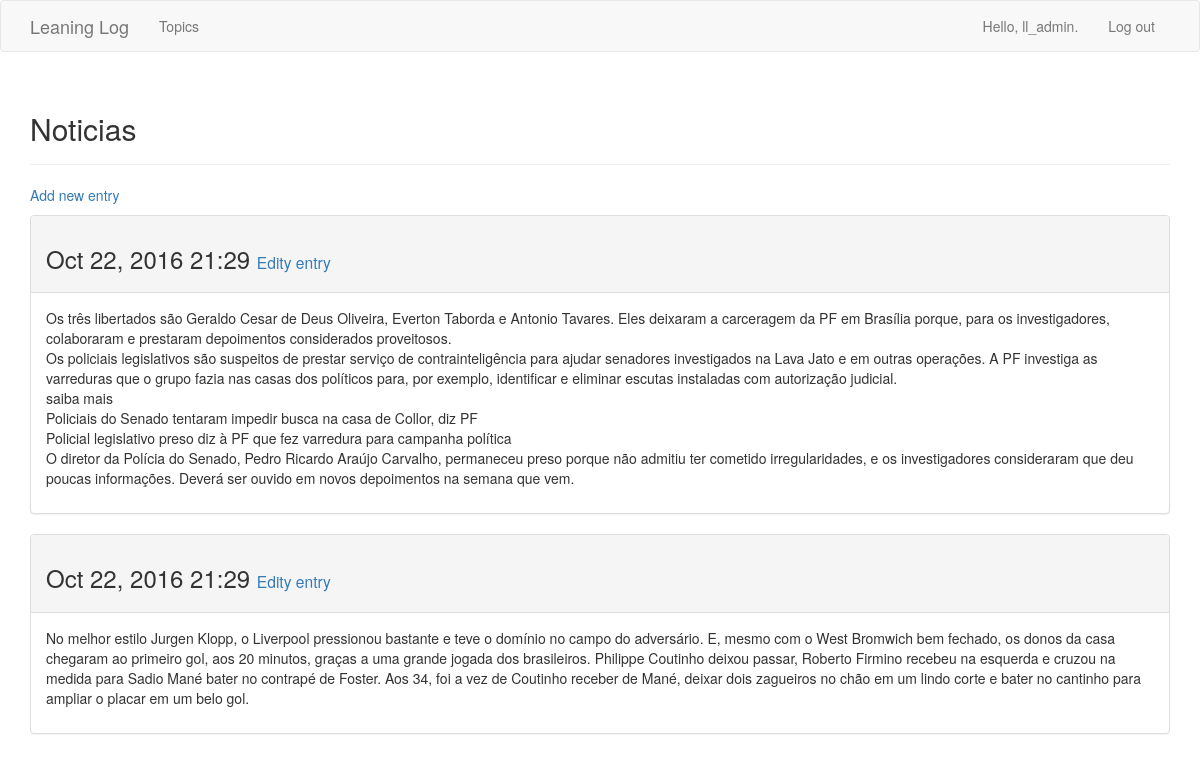
The page /topics/3/ (signed in) on the database its author committed.
### learning_logs/models.py (models this page shows, shortened)
class Topic(models.Model):
    text = models.CharField(max_length = 200)
    date_added = models.DateTimeField(auto_now_add = True)
    owner = models.ForeignKey(User)
    def __str__(self):
        return self.text

class Entry(models.Model):
    topic = models.ForeignKey(Topic)
    text = models.TextField()
    date_added = models.DateTimeField(auto_now_add = True)
    class Meta:
        verbose_name_plural = 'entries'

### learning_logs/views.py (the view)
# urls.py: url(r'^topics/(?P<topic_id>\d+)/$', views.topic, name='topic'),
@login_required
def topic(request, topic_id):
    topic = Topic.objects.get(id = topic_id)
    if topic.owner != request.user:
        raise Http404
    entries = topic.entry_set.order_by('-date_added')
    context = {'topic': topic, 'entries': entries}
    return render(request, 'learning_logs/topic.html', context)

### learning_logs/templates/learning_logs/topic.html
{% extends "learning_logs/base.html" %}
{% block header %}
    <h2>{{ topic }}</h2>
{% endblock %}
{% block content %}
    <p>
        <a href="{% url 'learning_logs:new_entry' topic.id %}">Add new entry</a>
    </p>
    {% for entry in entries %}
        <div class="panel panel-default">
            <div class="panel-heading">
                <h3>
                    {{ entry.date_added|date:'M d, Y H:i' }}
                    <small>
                        <a href="{% url 'learning_logs:edit_entry' entry.id %}">Edity entry</a>
                    </small>
                </h3>
            </div>
            <div class="panel-body">
                {{ entry.text|linebreaks }}
            </div>
        </div>
    {% empty %}
        There are no entries for this topic yet.
    {% endfor %}
{% endblock content %}

### learning_logs/templates/learning_logs/base.html (shortened to what this page needs)
{% load bootstrap3 %}
<html lang="en">
<head>
    {% bootstrap_css %}
</head>
<body>
    <nav class="navbar navbar-default navbar-startic-top">
        <div class="container">
            <div class="navbar-header">
                <a class="navbar-brand" href="{% url 'learning_logs:index' %}">Leaning Log</a>
            </div>
            <div id="navbar" class="navbar-collapse collapse">
                <ul class="nav navbar-nav">
                    <li><a href="{% url 'learning_logs:topics' %}">Topics</a></li>
                </ul>
                <ul class="nav navbar-nav navbar-right">
                    {% if user.is_authenticated %}
                        <li><a>Hello, {{ user.username }}.</a></li>
                        <li><a href="{% url 'users:logout' %}">Log out</a></li>
                    {% else %}
                        <li><a href="{% url 'users:register' %}">Register</a></li>
                        <li><a href="{% url 'users:login' %}">Log in</a></li>
                    {% endif %}
                </ul>
            </div>
        </div>
    </nav>
    <div class="container">
        <div class="page-header">
            {% block header %}{% endblock header %}
        </div>
        <div>
            {% block content %}{% endblock content %}
        </div>
    </div>
</body>
</html>

### rows shown on the page
Topic: text "Noticias"
Entry: date_added "Oct 22, 2016 21:29", text "Os três libertados são Geraldo Cesar de Deus Oliveira, Everton Taborda e Antonio Tavares. Eles deixaram a carceragem da PF em Brasília porque, para os investigadores, colaboraram e prestaram depoimentos considerados proveitosos. Os policiais legislativos são suspeitos de prestar serviço de contrainteligência para ajudar senadores investigados na Lava Jato e em outras operações. A PF investiga as varreduras que o grupo fazia nas casas dos políticos para, por exemplo, identificar e eliminar escutas instaladas com autorização judicial. saiba mais Policiais do Senado tentaram impedir busca na casa de Collor, diz PF Policial legislativo preso diz à PF que fez varredura para campanha política O…"
Entry: date_added "Oct 22, 2016 21:29", text "No melhor estilo Jurgen Klopp, o Liverpool pressionou bastante e teve o domínio no campo do adversário. E, mesmo com o West Bromwich bem fechado, os donos da casa chegaram ao primeiro gol, aos 20 minutos, graças a uma grande jogada dos brasileiros. Philippe Coutinho deixou passar, Roberto Firmino recebeu na esquerda e cruzou na medida para Sadio Mané bater no contrapé de Foster. Aos 34, foi a vez de Coutinho receber de Mané, deixar dois zagueiros no chão em um lindo corte e bater no cantinho para ampliar o placar em um belo gol."

### other values the page prints
{{ user.username }} "ll_admin"
